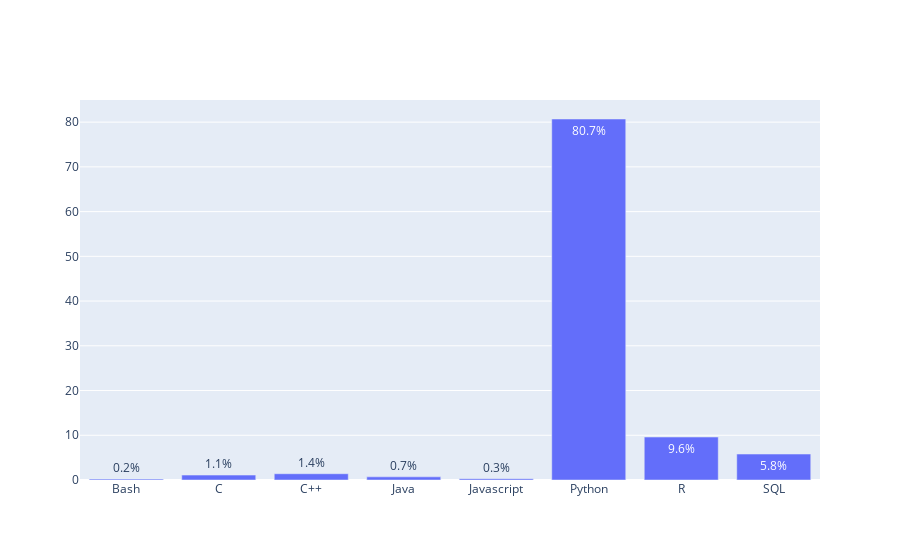

Here is the notebook cell this chart was saved with:
### Code cell
fig = go.Figure()

fig.add_trace(go.Bar(x = q8_2019['Q8'], 
                     y = q8_2019['%'], 
                     name = "2019", 
                     text = q8_2019['%'].astype(str) + "%", 
                     textposition='auto'))
fig.show()

### Figure 1 — Plotly figure (JSON) as saved in the notebook; plotly's stock layout.template omitted (floating-point values rounded to 4 significant figures)
{"data": [{"name": "2019", "text": ["0.2%", "1.1%", "1.4%", "0.7%", "0.3%", "80.7%", "9.6%", "5.8%"], "textposition": "auto", "type": "bar", "x": ["Bash", "C", "C++", "Java", "Javascript", "Python", "R", "SQL"], "y": [0.2, 1.1, 1.4, 0.7, 0.3, 80.7, 9.6, 5.8]}], "layout": {"autosize": true, "xaxis": {"autorange": true, "range": [-0.5, 7.5], "type": "category"}, "yaxis": {"autorange": true, "range": [0, 84.95], "type": "linear"}}}
